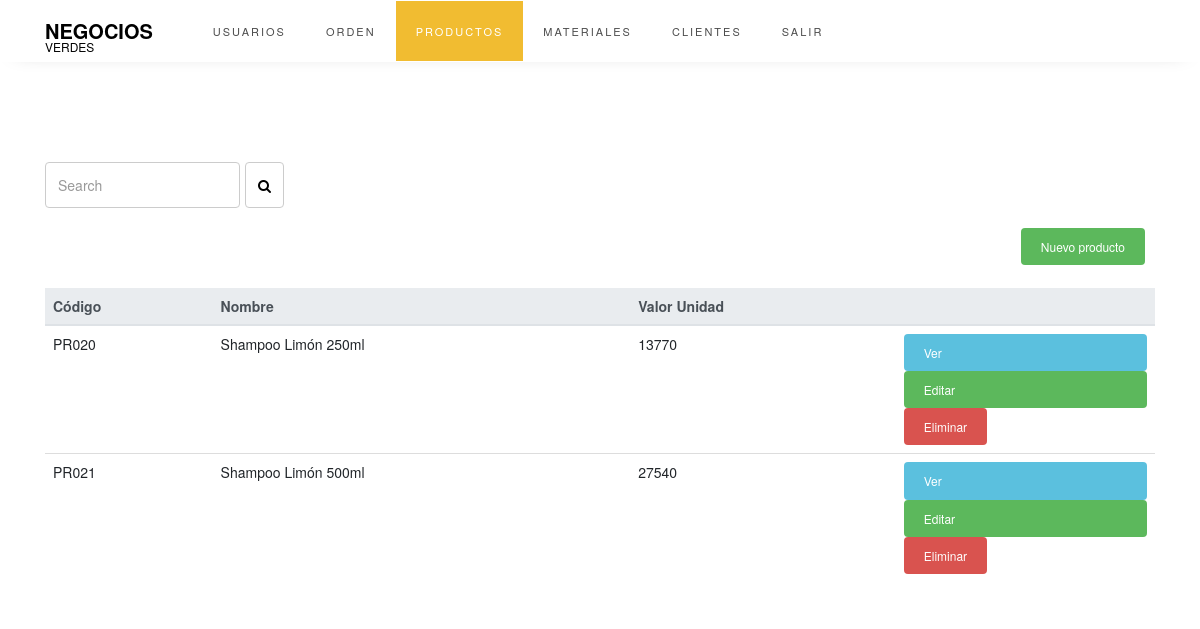
Page /Views/Views_Producto/V_producto.php (signed in) on the committed database.
### tables this page shows
CREATE TABLE `producto` (
  `ID_PRODUCTO` int(11) NOT NULL,
  `nombreProducto` varchar(100) NOT NULL,
  `codigoProducto` varchar(20) NOT NULL,
  `valorUnidad` float NOT NULL
);

### Controller/Controller_Producto/C_producto.php (called while the page is built)
<?php
require_once "../../Model/database.php";
		$sql="SELECT * from producto";
		$result=mysqli_query($conection,$sql);
?>

### Views/Views_Producto/V_producto.php (the view, shortened to what this page needs)
<!doctype html>
  <html lang="en">
  <head>
    <link rel="stylesheet" href="https://stackpath.bootstrapcdn.com/font-awesome/4.7.0/css/font-awesome.min.css">
    <link rel="stylesheet" href="../../css/style.css">
    <link rel="stylesheet" href="../../css/style-button.css">
    <link rel="stylesheet" href="https://maxcdn.bootstrapcdn.com/bootstrap/3.4.1/css/bootstrap.min.css">
    <link rel="stylesheet" type="text/css" href="/css/style-button.css" media="screen"/>
  </head>
  <body>
    <nav class="navbar navbar-expand-lg navbar-dark ftco_navbar bg-dark ftco-navbar-light" id="ftco-navbar">
     <div class="container">
      <a class="navbar-brand" href="../Views_Usuario/V_usuario.php">Negocios <span>Verdes</span></a>
     <div class="collapse navbar-collapse" id="ftco-nav">
       <ul class="navbar-nav m-auto">
        <li class="nav-item"><a href="../Views_Usuario/V_usuario.php" class="nav-link">USUARIOS</a></li>
        <li class="nav-item"><a href="../Views_Orden/V_orden.php" class="nav-link">ORDEN</a></li>
        <li class="nav-item active"><a href="../Views_Producto/V_producto.php" class="nav-link">PRODUCTOS</a></li>
        <li class="nav-item"><a href="../Views_Material/V_material.php" class="nav-link">MATERIALES</a></li>
        <li class="nav-item"><a href="../Views_Cliente/V_cliente.php" class="nav-link">CLIENTES</a></li>
        <li class="nav-item"><a href="../../Controller/cerrarSesion.php" class="nav-link">SALIR</a></li>
      </ul>
    </div>
  </div>
</nav>
<div class="container"><br><br><br><br>
  <form class="form-inline">
    <input class="form-control mr-sm-2" type="search" placeholder="Search" aria-label="Search">
    <button type="submit" placeholder="" class="form-control search"><span class="fa fa-search"></span></button>
  </form><br>
  <a href="../Views_Producto/V_nuevoProducto.php" class="btn btn-success float-right" role="button">Nuevo producto</a>
  <br><br><br>
  <table class="table">
    <thead class="thead-light">
      <tr>
        <th>Código</th>
        <th>Nombre</th>
        <th>Valor Unidad</th>
        <th></th>
      </tr>
    </thead>
    <tbody>
<?php
require_once "../../Controller/Controller_Producto/C_producto.php";
while($mostrar=mysqli_fetch_array($result)){
 ?>
  <tr>
    <td><?php echo $mostrar['codigoProducto'] ?></td>
    <td><?php echo $mostrar['nombreProducto'] ?></td>
    <td><?php echo $mostrar['valorUnidad'] ?></td>
    <td>
    <a <?php echo "href='../Views_Producto/V_verProducto.php?id=".$mostrar['ID_PRODUCTO']."'" ?>class="btn btn-info" role="button">Ver</a>
         <a href="../Views_Producto/V_editarProducto.php" class="btn btn-success" role="button">Editar</a>
         <button class="btn btn-danger">Eliminar</button>
    </td>
  </tr>
  <?php
}
  ?>
</tbody>
</table>
</div>
</html>
</body>
</html>

### css/style-button.css (style rules this page uses)
.btn { border: none; padding: 10px 20px; font-size: 12px; cursor: pointer; display: flex; justify-content: space-between; }
.float-right { margin-left: 10px; margin-right: 10px; }

### rows in the picture
producto: codigoProducto "PR020", nombreProducto "Shampoo Limón 250ml", valorUnidad "13770"
producto: codigoProducto "PR021", nombreProducto "Shampoo Limón 500ml", valorUnidad "27540"
